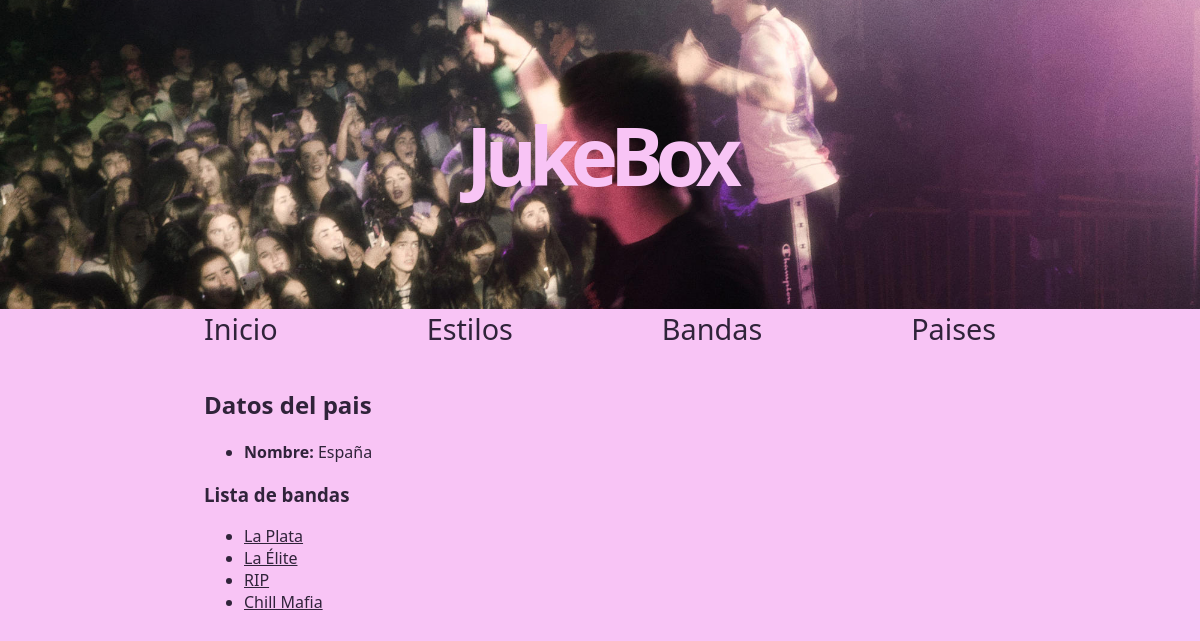
Screenshot of /paises/1 with the database file from the repository.
### appJukeBox/models.py (models this page shows, shortened)
class Pais(models.Model):
    nombre = models.CharField(max_length=50)

class Banda(models.Model):
    nombre = models.CharField(max_length=100)
    pais = models.ForeignKey(Pais, on_delete=models.SET_NULL, null=True)
    descripcion = models.TextField()
    estilos = models.ManyToManyField(Estilo)
    imagen = models.ImageField(null=True, blank=True ,upload_to="images/")

### appJukeBox/views.py (the view)
# urls.py: path('paises/<int:pais_id>', views.show_pais, name='pais'),
def show_pais(request, pais_id):
	pais = get_object_or_404(Pais, pk=pais_id)
	bandas = pais.banda_set.all()
	context = {'pais': pais, 'bandas': bandas}
	return render(request, 'pais.html', context)

### appJukeBox/templates/pais.html (shortened to what this page needs)
{% extends "base.html" %}
{% block contenido %}
    <h2>Datos del pais</h2>
    {% if pais %}
            <ul>
                <li>
                    <b>Nombre:</b> {{ pais.nombre}}
                </li>
            </ul>
            <h3>Lista de bandas</h3>
            {% if bandas %}
            <ul>
                {% for b in bandas %}
                    <li>
                        <a href="/bandas/{{ b.id }}">{{ b.nombre}}</a>
                    </li>
                {% endfor %}
            </ul>
            {% else %}
                <p>No tiene bandas asociadas.</p>
            {% endif %}
        {% else %}
            <p>No se ha añadido este pais.</p>
    {% endif %}
{% endblock %}

### appJukeBox/static/css/estilos.css (style rules this page uses)
body { font-family: system-ui; padding: 0px; margin: 0px; border: 0px; background-color: rgb(248, 196, 245); color: rgb(48, 35, 58); }
a { color: rgb(48, 35, 58); }

### rows the page displays
Pais: nombre "España"
Banda: nombre "La Plata"
Banda: nombre "La Élite"
Banda: nombre "RIP"
Banda: nombre "Chill Mafia"
